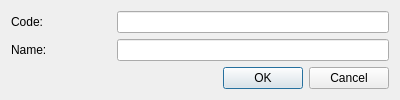
<?xml version="1.0" encoding="UTF-8"?>
<ui version="4.0">
 <class>CreateRegion</class>
 <widget class="QDialog" name="CreateRegion">
  <property name="geometry">
   <rect>
    <x>0</x>
    <y>0</y>
    <width>400</width>
    <height>99</height>
   </rect>
  </property>
  <property name="sizePolicy">
   <sizepolicy hsizetype="Fixed" vsizetype="Fixed">
    <horstretch>0</horstretch>
    <verstretch>0</verstretch>
   </sizepolicy>
  </property>
  <property name="windowTitle">
   <string>Create/Update region</string>
  </property>
  <property name="locale">
   <locale language="English" country="UnitedStates"/>
  </property>
  <property name="modal">
   <bool>true</bool>
  </property>
  <layout class="QGridLayout" name="gridLayout">
   <property name="leftMargin">
    <number>11</number>
   </property>
   <property name="topMargin">
    <number>11</number>
   </property>
   <property name="rightMargin">
    <number>11</number>
   </property>
   <property name="bottomMargin">
    <number>11</number>
   </property>
   <item row="0" column="0">
    <widget class="QLabel" name="codeLb">
     <property name="minimumSize">
      <size>
       <width>100</width>
       <height>0</height>
      </size>
     </property>
     <property name="text">
      <string>Code:</string>
     </property>
    </widget>
   </item>
   <item row="1" column="0">
    <widget class="QLabel" name="nameLb">
     <property name="text">
      <string>Name:</string>
     </property>
    </widget>
   </item>
   <item row="0" column="1">
    <widget class="QLineEdit" name="CodeEdit"/>
   </item>
   <item row="2" column="0" colspan="2">
    <layout class="QHBoxLayout" name="horizontalLayout">
     <item>
      <spacer name="horizontalSpacer">
       <property name="orientation">
        <enum>Qt::Horizontal</enum>
       </property>
       <property name="sizeHint" stdset="0">
        <size>
         <width>40</width>
         <height>20</height>
        </size>
       </property>
      </spacer>
     </item>
     <item>
      <widget class="QPushButton" name="okBtn">
       <property name="text">
        <string>OK</string>
       </property>
      </widget>
     </item>
     <item>
      <widget class="QPushButton" name="cencalBtn">
       <property name="text">
        <string>Cancel</string>
       </property>
      </widget>
     </item>
    </layout>
   </item>
   <item row="1" column="1">
    <widget class="QLineEdit" name="nameEdit"/>
   </item>
  </layout>
 </widget>
 <resources/>
 <connections/>
</ui>
